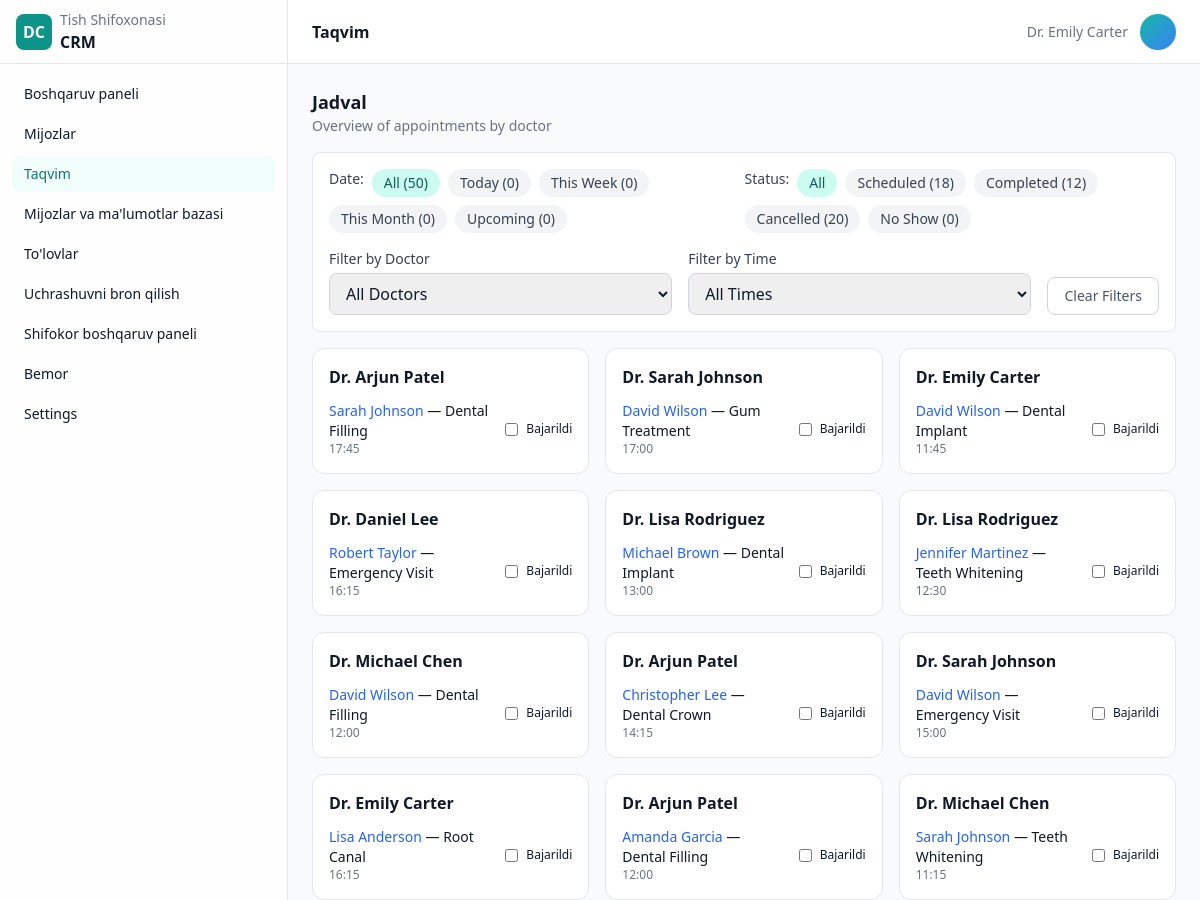
Before: /calendar/ (upper part) with the older database file.
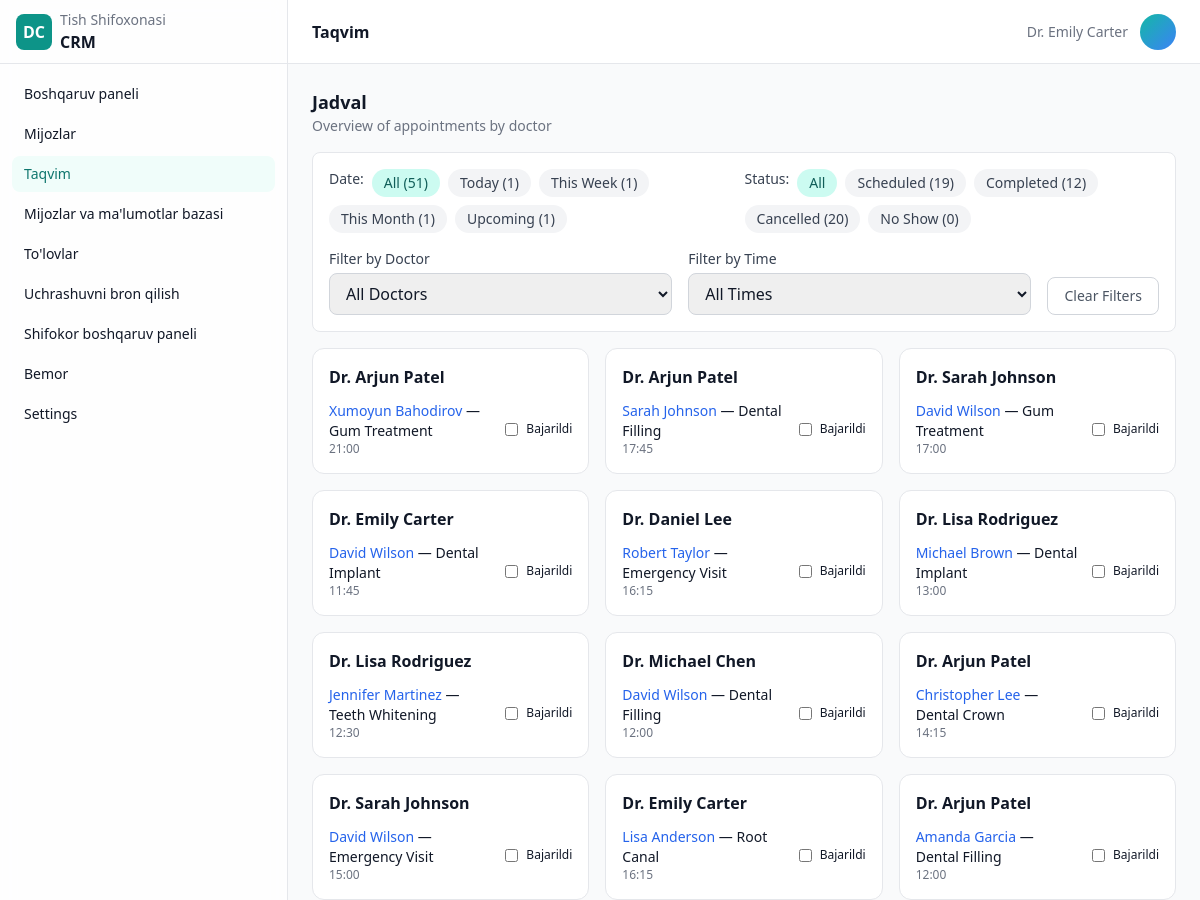
After: the same page with the newer database file.
### appointments/models.py (models this page shows, shortened)
class Appointment(models.Model):
    STATUS_CHOICES = [
        ('scheduled', 'Scheduled'),
        ('completed', 'Completed'),
        ('cancelled', 'Cancelled'),
    ]
    patient = models.ForeignKey(Patient, on_delete=models.CASCADE, related_name='appointments')
    doctor = models.ForeignKey(Doctor, on_delete=models.CASCADE, related_name='appointments', null=True, blank=True)
    doctor_user = models.ForeignKey(get_user_model(), null=True, blank=True, on_delete=models.SET_NULL, related_name='doctor_appointments')
    treatment = models.ForeignKey(Treatment, on_delete=models.CASCADE, related_name='appointments', null=True, blank=True)
    doctor_name = models.CharField(max_length=255, blank=True)
    service = models.CharField(max_length=255, blank=True)
    date = models.DateField()
    time = models.TimeField()
    status = models.CharField(max_length=20, choices=STATUS_CHOICES, default='scheduled')
    price = models.DecimalField(max_digits=10, decimal_places=2, default=0)
    notes = models.TextField(blank=True)

### settings/models.py (models this page shows, shortened)
class Doctor(models.Model):
    name = models.CharField(max_length=100, verbose_name=_("Doctor Name"))
    specialization = models.CharField(max_length=100, verbose_name=_("Specialization"))
    phone = models.CharField(max_length=20, blank=True, verbose_name=_("Phone"))
    email = models.EmailField(blank=True, verbose_name=_("Email"))
    is_active = models.BooleanField(default=True, verbose_name=_("Active"))
    created_at = models.DateTimeField(auto_now_add=True)
    updated_at = models.DateTimeField(auto_now=True)
    class Meta:
        verbose_name = _("Doctor")
        verbose_name_plural = _("Doctors")
        ordering = ['name']

class Treatment(models.Model):
    name = models.CharField(max_length=100, verbose_name=_("Treatment Name"))
    description = models.TextField(blank=True, verbose_name=_("Description"))
    price = models.DecimalField(max_digits=10, decimal_places=2, verbose_name=_("Price"))
    duration_minutes = models.PositiveIntegerField(verbose_name=_("Duration (minutes)"))
    is_active = models.BooleanField(default=True, verbose_name=_("Active"))
    created_at = models.DateTimeField(auto_now_add=True)
    updated_at = models.DateTimeField(auto_now=True)
    class Meta:
        verbose_name = _("Treatment")
        verbose_name_plural = _("Treatments")
        ordering = ['name']

### patients/models.py (models this page shows, shortened)
class Patient(models.Model):
    full_name = models.CharField(max_length=255)
    phone = models.CharField(max_length=32)
    email = models.EmailField(blank=True)
    birth_date = models.DateField(null=True, blank=True)
    address = models.CharField(max_length=255, blank=True)
    notes = models.TextField(blank=True)

### appointments/views.py (the view, shortened to what this page needs)
# urls.py: path('', views.appointment_list, name='appointment_list'),
def appointment_list(request):
    from django.utils import timezone
    from datetime import datetime, timedelta
    status_filter = request.GET.get('status', '')
    doctor_filter = request.GET.get('doctor', '')
    date_filter = request.GET.get('date', '')
    time_filter = request.GET.get('time', '')
    appointments = Appointment.objects.select_related('patient', 'doctor', 'treatment').all().order_by('-date', '-time')
    if status_filter:
        appointments = appointments.filter(status=status_filter)
    if doctor_filter:
        appointments = appointments.filter(doctor_id=doctor_filter)
    total_appointments = Appointment.objects.count()
    today_count = Appointment.objects.filter(date=timezone.now().date()).count()
    week_start = timezone.now() - timedelta(days=timezone.now().weekday())
    week_count = Appointment.objects.filter(date__gte=week_start.date()).count()
    month_start = timezone.now().replace(day=1)
    month_count = Appointment.objects.filter(date__gte=month_start.date()).count()
    upcoming_count = Appointment.objects.filter(date__gte=timezone.now().date()).count()
    status_counts = {
        'scheduled': Appointment.objects.filter(status='scheduled').count(),
        'completed': Appointment.objects.filter(status='completed').count(),
        'cancelled': Appointment.objects.filter(status='cancelled').count(),
        'no_show': Appointment.objects.filter(status='no_show').count(),
    }
    from settings.models import Doctor
    doctors = Doctor.objects.filter(is_active=True).order_by('name')
    context = {
        'appointments': appointments,
        'status_filter': status_filter,
        'doctor_filter': doctor_filter,
        'date_filter': date_filter,
        'time_filter': time_filter,
        'total_appointments': total_appointments,
        'today_count': today_count,
        'week_count': week_count,
        'month_count': month_count,
        'upcoming_count': upcoming_count,
        'status_counts': status_counts,
        'doctors': doctors,
    }
    return render(request, 'calendar.html', context)

### dentalcrm/templatetags/translation_tags.py (called while the page is built)
@register.simple_tag(takes_context=True)
def trans(context, text):
    current_language = context['request'].session.get('django_language', 'uz')
    return get_translation(text, current_language)

### dentalcrm/translations.py (called while the page is built)
def get_translation(text, language='uz'):
    if language in TRANSLATIONS and text in TRANSLATIONS[language]:
        return TRANSLATIONS[language][text]
    return text

### templates/calendar.html (shortened to what the changed rows need)
{% extends 'base.html' %}
{% load translation_tags %}
{% block content %}
<div class="min-h-screen flex">
  <div class="flex-1 flex flex-col min-w-0">
    <main class="p-4 md:p-6 space-y-4">
      <div>
        <h1 class="text-lg font-semibold">{% trans "Schedule" %}</h1>
      </div>
      <div class="bg-white dark:bg-gray-800 rounded-lg border border-gray-200 dark:border-gray-700 p-4">
        <div class="flex flex-col lg:flex-row gap-4">
          <div class="flex flex-wrap gap-2">
            <span class="text-sm font-medium text-gray-700 dark:text-gray-300">{% trans "Date:" %}</span>
            <a href="?date=" class="px-3 py-1 rounded-full text-sm {% if not date_filter %}bg-teal-100 text-teal-800 dark:bg-teal-900 dark:text-teal-200{% else %}bg-gray-100 text-gray-700 dark:bg-gray-700 dark:text-gray-300 hover:bg-gray-200 dark:hover:bg-gray-600{% endif %}">
              {% trans "All" %} ({{ total_appointments }})
            </a>
            <a href="?date=today" class="px-3 py-1 rounded-full text-sm {% if date_filter == 'today' %}bg-teal-100 text-teal-800 dark:bg-teal-900 dark:text-teal-200{% else %}bg-gray-100 text-gray-700 dark:bg-gray-700 dark:text-gray-300 hover:bg-gray-200 dark:hover:bg-gray-600{% endif %}">
              {% trans "Today" %} ({{ today_count }})
            </a>
            <a href="?date=week" class="px-3 py-1 rounded-full text-sm {% if date_filter == 'week' %}bg-teal-100 text-teal-800 dark:bg-teal-900 dark:text-teal-200{% else %}bg-gray-100 text-gray-700 dark:bg-gray-700 dark:text-gray-300 hover:bg-gray-200 dark:hover:bg-gray-600{% endif %}">
              {% trans "This Week" %} ({{ week_count }})
            </a>
            <a href="?date=month" class="px-3 py-1 rounded-full text-sm {% if date_filter == 'month' %}bg-teal-100 text-teal-800 dark:bg-teal-900 dark:text-teal-200{% else %}bg-gray-100 text-gray-700 dark:bg-gray-700 dark:text-gray-300 hover:bg-gray-200 dark:hover:bg-gray-600{% endif %}">
              {% trans "This Month" %} ({{ month_count }})
            </a>
            <a href="?date=upcoming" class="px-3 py-1 rounded-full text-sm {% if date_filter == 'upcoming' %}bg-teal-100 text-teal-800 dark:bg-teal-900 dark:text-teal-200{% else %}bg-gray-100 text-gray-700 dark:bg-gray-700 dark:text-gray-300 hover:bg-gray-200 dark:hover:bg-gray-600{% endif %}">
              {% trans "Upcoming" %} ({{ upcoming_count }})
            </a>
          </div>
          <div class="flex flex-wrap gap-2">
            <span class="text-sm font-medium text-gray-700 dark:text-gray-300">{% trans "Status:" %}</span>
            <a href="?status=" class="px-3 py-1 rounded-full text-sm {% if not status_filter %}bg-teal-100 text-teal-800 dark:bg-teal-900 dark:text-teal-200{% else %}bg-gray-100 text-gray-700 dark:bg-gray-700 dark:text-gray-300 hover:bg-gray-200 dark:hover:bg-gray-600{% endif %}">
              {% trans "All" %}
            </a>
            <a href="?status=scheduled" class="px-3 py-1 rounded-full text-sm {% if status_filter == 'scheduled' %}bg-teal-100 text-teal-800 dark:bg-teal-900 dark:text-teal-200{% else %}bg-gray-100 text-gray-700 dark:bg-gray-700 dark:text-gray-300 hover:bg-gray-200 dark:hover:bg-gray-600{% endif %}">
              {% trans "Scheduled" %} ({{ status_counts.scheduled|default:0 }})
            </a>
            <a href="?status=completed" class="px-3 py-1 rounded-full text-sm {% if status_filter == 'completed' %}bg-teal-100 text-teal-800 dark:bg-teal-900 dark:text-teal-200{% else %}bg-gray-100 text-gray-700 dark:bg-gray-700 dark:text-gray-300 hover:bg-gray-200 dark:hover:bg-gray-600{% endif %}">
              {% trans "Completed" %} ({{ status_counts.completed|default:0 }})
            </a>
            <a href="?status=cancelled" class="px-3 py-1 rounded-full text-sm {% if status_filter == 'cancelled' %}bg-teal-100 text-teal-800 dark:bg-teal-900 dark:text-teal-200{% else %}bg-gray-100 text-gray-700 dark:bg-gray-700 dark:text-gray-300 hover:bg-gray-200 dark:hover:bg-gray-600{% endif %}">
              {% trans "Cancelled" %} ({{ status_counts.cancelled|default:0 }})
            </a>
            <a href="?status=no_show" class="px-3 py-1 rounded-full text-sm {% if status_filter == 'no_show' %}bg-teal-100 text-teal-800 dark:bg-teal-900 dark:text-teal-200{% else %}bg-gray-100 text-gray-700 dark:bg-gray-700 dark:text-gray-300 hover:bg-gray-200 dark:hover:bg-gray-600{% endif %}">
              {% trans "No Show" %} ({{ status_counts.no_show|default:0 }})
            </a>
          </div>
        </div>
      </div>
      <div class="grid grid-cols-1 lg:grid-cols-3 gap-4">
        {% for appointment in appointments %}
        <div class="bg-white dark:bg-gray-950 border border-gray-200 dark:border-gray-800 rounded-xl p-4">
          <div class="font-semibold">
            {{appointment.doctor.name}}
          </div>
          <ul class="mt-3 space-y-3 text-sm">
            <li class="flex items-center justify-between gap-3">
              <div>
                <div class="font-medium"><a href="/clients/{{appointment.patient.id}}/" class="font-medium text-blue-600 dark:text-blue-500 hover:underline"> {{appointment.patient.full_name}}</a> — {{appointment.treatment.name}}</div>
                <div class="text-xs text-gray-500">{{appointment.time}}</div>
              </div>
              <label class="inline-flex items-center gap-2 text-xs">
                <input type="checkbox" class="rounded"/> {% trans "Done" %}</label>
            </li>
          </ul>
        </div>
        {% endfor %}
      </div>
    </main>
  </div>
</div>
{% endblock %}

Changed rows visible on the page:
no longer on this page (row unchanged): Appointment: doctor.name "Dr. Michael Chen", patient.full_name "Sarah Johnson", treatment.name "Teeth Whitening", time "11:15"
added Appointment: doctor.name "Dr. Arjun Patel", patient.full_name "Xumoyun Bahodirov", treatment.name "Gum Treatment", time "21:00"
Other visible differences:
{{ total_appointments }}: "50" → "51"
{{ today_count }}: "0" → "1"
{{ week_count }}: "0" → "1"
{{ month_count }}: "0" → "1"
{{ upcoming_count }}: "0" → "1"
{{ status_counts.scheduled|default:0 }}: "18" → "19"
